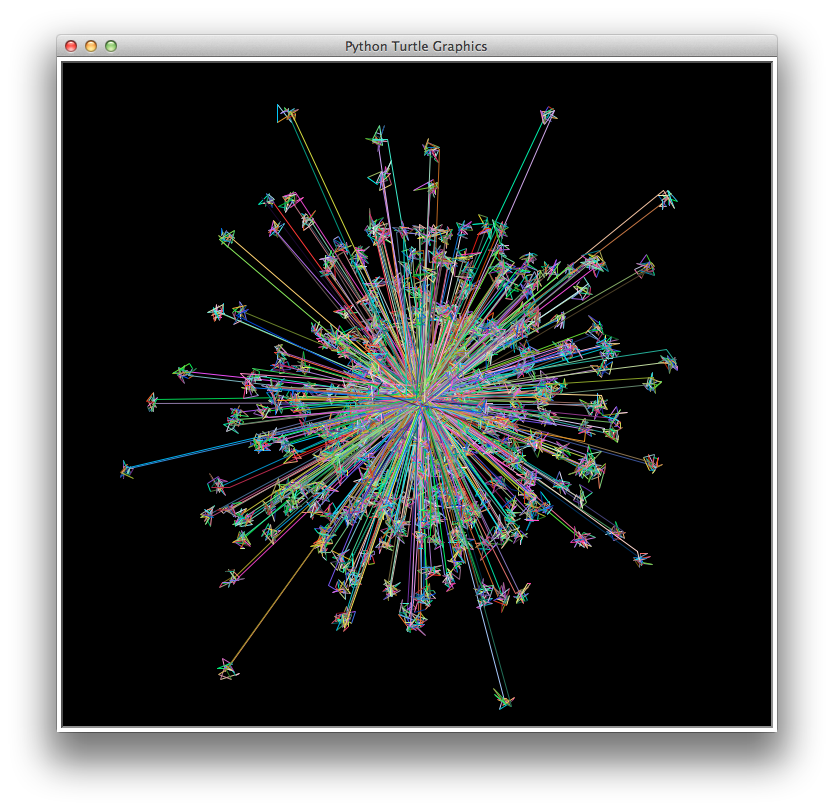

The Python source for this figure:
import turtle
import random

# Draws a burst of straight rays, uses a nested loop to make small
# scribbles at the end of each ray

turtle.tracer(0, 0)
wn = turtle.Screen()
wn.colormode(255)
turtle.bgcolor("black")
alex = turtle.Turtle()
alex.speed(10)
alex.goto(0,0)
alex.pensize(0)
alex.ht()
for i in range(400):
    alex.color(random.randrange(256),random.randrange(256),random.randrange(256))
    alex.goto(round(random.gauss(0,100),0),round(random.gauss(0,100),0))
    x = alex.xcor()
    y = alex.ycor()
    for j in range(25):
                s = round(random.gauss(0,5), 0)
                t = round(random.gauss(0,5), 0)
                alex.color(random.randrange(256),random.randrange(256),random.randrange(256))
                alex.pensize(0)
                alex.goto(x + s, y + t)
    alex.goto(s,t)
turtle.update()
wn.exitonclick()
